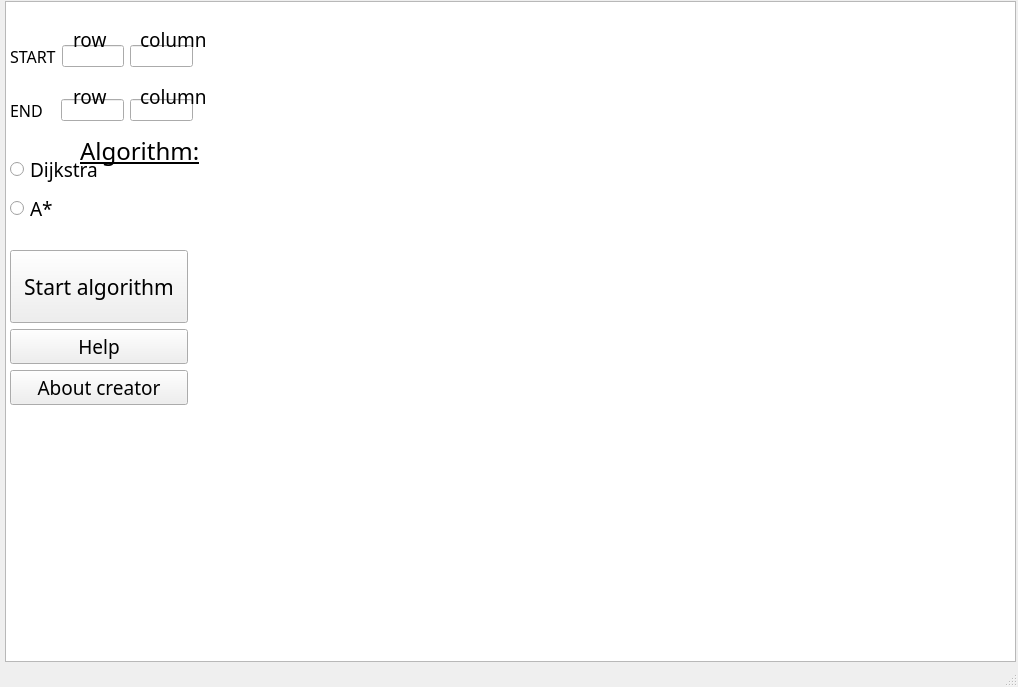
<?xml version="1.0" encoding="UTF-8"?>
<ui version="4.0">
 <class>MainWindow</class>
 <widget class="QMainWindow" name="MainWindow">
  <property name="geometry">
   <rect>
    <x>0</x>
    <y>0</y>
    <width>1018</width>
    <height>687</height>
   </rect>
  </property>
  <property name="windowTitle">
   <string>MainWindow</string>
  </property>
  <widget class="QWidget" name="centralwidget">
   <widget class="QGraphicsView" name="graphicsView">
    <property name="geometry">
     <rect>
      <x>5</x>
      <y>1</y>
      <width>1011</width>
      <height>661</height>
     </rect>
    </property>
    <property name="sizePolicy">
     <sizepolicy hsizetype="Expanding" vsizetype="Expanding">
      <horstretch>3</horstretch>
      <verstretch>0</verstretch>
     </sizepolicy>
    </property>
   </widget>
   <widget class="QWidget" name="verticalLayoutWidget_3">
    <property name="geometry">
     <rect>
      <x>10</x>
      <y>20</y>
      <width>183</width>
      <height>231</height>
     </rect>
    </property>
    <layout class="QVBoxLayout" name="verticalLayout_3">
     <item>
      <layout class="QHBoxLayout" name="horizontalLayout_6">
       <item>
        <widget class="QLabel" name="start_label">
         <property name="font">
          <font>
           <family>Gloucester MT Extra Condensed</family>
           <pointsize>12</pointsize>
           <weight>50</weight>
           <bold>false</bold>
           <underline>false</underline>
          </font>
         </property>
         <property name="text">
          <string>START</string>
         </property>
        </widget>
       </item>
       <item>
        <widget class="QLineEdit" name="x_start">
         <property name="text">
          <string/>
         </property>
        </widget>
       </item>
       <item>
        <widget class="QLineEdit" name="y_start">
         <property name="text">
          <string/>
         </property>
        </widget>
       </item>
      </layout>
     </item>
     <item>
      <layout class="QVBoxLayout" name="verticalLayout_2">
       <item>
        <layout class="QHBoxLayout" name="horizontalLayout_4">
         <item>
          <widget class="QLabel" name="endLabel">
           <property name="font">
            <font>
             <family>Gloucester MT Extra Condensed</family>
             <pointsize>12</pointsize>
             <weight>50</weight>
             <bold>false</bold>
             <underline>false</underline>
            </font>
           </property>
           <property name="text">
            <string>END</string>
           </property>
          </widget>
         </item>
         <item>
          <spacer name="horizontalSpacer">
           <property name="orientation">
            <enum>Qt::Horizontal</enum>
           </property>
           <property name="sizeType">
            <enum>QSizePolicy::Fixed</enum>
           </property>
           <property name="sizeHint" stdset="0">
            <size>
             <width>12</width>
             <height>20</height>
            </size>
           </property>
          </spacer>
         </item>
         <item>
          <widget class="QLineEdit" name="x_end">
           <property name="text">
            <string/>
           </property>
          </widget>
         </item>
         <item>
          <widget class="QLineEdit" name="y_end">
           <property name="text">
            <string/>
           </property>
          </widget>
         </item>
        </layout>
       </item>
      </layout>
     </item>
     <item>
      <layout class="QVBoxLayout" name="verticalLayout">
       <item>
        <widget class="QRadioButton" name="dijkstra_radio">
         <property name="font">
          <font>
           <family>Gloucester MT Extra Condensed</family>
           <pointsize>14</pointsize>
           <weight>50</weight>
           <bold>false</bold>
          </font>
         </property>
         <property name="text">
          <string>Dijkstra</string>
         </property>
        </widget>
       </item>
       <item>
        <widget class="QRadioButton" name="a_star_radio">
         <property name="font">
          <font>
           <family>Gloucester MT Extra Condensed</family>
           <pointsize>14</pointsize>
           <weight>50</weight>
           <bold>false</bold>
          </font>
         </property>
         <property name="text">
          <string>A*</string>
         </property>
        </widget>
       </item>
      </layout>
     </item>
    </layout>
   </widget>
   <widget class="QWidget" name="verticalLayoutWidget">
    <property name="geometry">
     <rect>
      <x>10</x>
      <y>250</y>
      <width>178</width>
      <height>155</height>
     </rect>
    </property>
    <layout class="QVBoxLayout" name="verticalLayout_4">
     <item>
      <widget class="QPushButton" name="start_alg_button">
       <property name="sizePolicy">
        <sizepolicy hsizetype="Minimum" vsizetype="Expanding">
         <horstretch>0</horstretch>
         <verstretch>0</verstretch>
        </sizepolicy>
       </property>
       <property name="font">
        <font>
         <family>Gloucester MT Extra Condensed</family>
         <pointsize>16</pointsize>
         <weight>50</weight>
         <bold>false</bold>
        </font>
       </property>
       <property name="text">
        <string>Start algorithm</string>
       </property>
      </widget>
     </item>
     <item>
      <widget class="QPushButton" name="helpButton">
       <property name="font">
        <font>
         <family>Gloucester MT Extra Condensed</family>
         <pointsize>14</pointsize>
         <weight>50</weight>
         <bold>false</bold>
        </font>
       </property>
       <property name="text">
        <string>Help</string>
       </property>
      </widget>
     </item>
     <item>
      <widget class="QPushButton" name="aboutbutton">
       <property name="font">
        <font>
         <family>Gloucester MT Extra Condensed</family>
         <pointsize>14</pointsize>
        </font>
       </property>
       <property name="text">
        <string>About creator</string>
       </property>
      </widget>
     </item>
    </layout>
   </widget>
   <widget class="QLabel" name="label_2">
    <property name="geometry">
     <rect>
      <x>73</x>
      <y>30</y>
      <width>68</width>
      <height>19</height>
     </rect>
    </property>
    <property name="font">
     <font>
      <family>Gloucester MT Extra Condensed</family>
      <pointsize>14</pointsize>
      <weight>50</weight>
      <bold>false</bold>
     </font>
    </property>
    <property name="text">
     <string>row</string>
    </property>
   </widget>
   <widget class="QLabel" name="label_3">
    <property name="geometry">
     <rect>
      <x>140</x>
      <y>30</y>
      <width>68</width>
      <height>19</height>
     </rect>
    </property>
    <property name="font">
     <font>
      <family>Gloucester MT Extra Condensed</family>
      <pointsize>14</pointsize>
      <weight>50</weight>
      <bold>false</bold>
     </font>
    </property>
    <property name="text">
     <string>column</string>
    </property>
   </widget>
   <widget class="QLabel" name="label_4">
    <property name="geometry">
     <rect>
      <x>73</x>
      <y>87</y>
      <width>68</width>
      <height>19</height>
     </rect>
    </property>
    <property name="font">
     <font>
      <family>Gloucester MT Extra Condensed</family>
      <pointsize>14</pointsize>
      <weight>50</weight>
      <bold>false</bold>
     </font>
    </property>
    <property name="text">
     <string>row</string>
    </property>
   </widget>
   <widget class="QLabel" name="label_5">
    <property name="geometry">
     <rect>
      <x>140</x>
      <y>87</y>
      <width>68</width>
      <height>19</height>
     </rect>
    </property>
    <property name="font">
     <font>
      <family>Gloucester MT Extra Condensed</family>
      <pointsize>14</pointsize>
      <weight>50</weight>
      <bold>false</bold>
     </font>
    </property>
    <property name="text">
     <string>column</string>
    </property>
   </widget>
   <widget class="QLabel" name="label">
    <property name="enabled">
     <bool>true</bool>
    </property>
    <property name="geometry">
     <rect>
      <x>80</x>
      <y>130</y>
      <width>121</width>
      <height>41</height>
     </rect>
    </property>
    <property name="sizePolicy">
     <sizepolicy hsizetype="Maximum" vsizetype="Maximum">
      <horstretch>0</horstretch>
      <verstretch>0</verstretch>
     </sizepolicy>
    </property>
    <property name="font">
     <font>
      <family>Gloucester MT Extra Condensed</family>
      <pointsize>18</pointsize>
      <weight>50</weight>
      <bold>false</bold>
      <underline>true</underline>
     </font>
    </property>
    <property name="text">
     <string>Algorithm:</string>
    </property>
   </widget>
  </widget>
  <widget class="QMenuBar" name="menubar">
   <property name="geometry">
    <rect>
     <x>0</x>
     <y>0</y>
     <width>1018</width>
     <height>30</height>
    </rect>
   </property>
  </widget>
  <widget class="QStatusBar" name="statusbar"/>
 </widget>
 <resources/>
 <connections/>
</ui>
